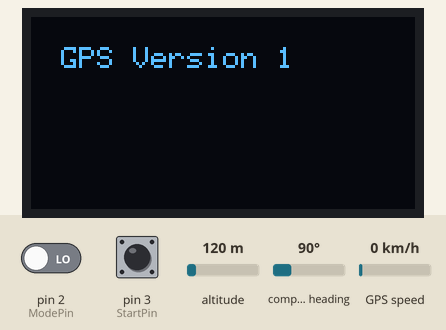
Simulated run of this sketch. Board: Arduino Uno, built with avr-gcc and run on an emulated ATmega328P. Shown: 128×64 one-colour display. Inputs (shaded band) come from the test bench; at power-on: pin 3 (StartPin) HIGH, pin 2 (ModePin) LOW, altitude 120 m, compass heading 90°, GPS speed 0 km/h. The GPS gets a fix after 3 s at 37.7749, -122.4194 with 8 satellites.

Above: at 9.2 s.
9.3 s: pin 3 (StartPin) pulled LOW for 0.25 s
At 10.3 s:
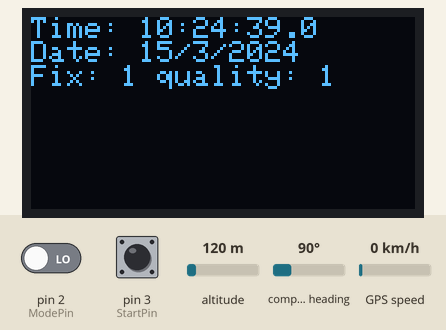
11.0 s: pin 3 (StartPin) pulled LOW for 1 s
At 11.5 s:
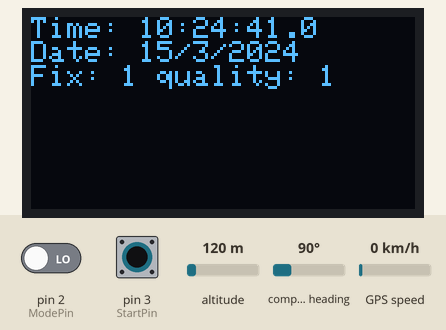
13.5 s: pin 2 (ModePin) driven HIGH and pin 3 (StartPin) driven LOW
At 14.11 s:
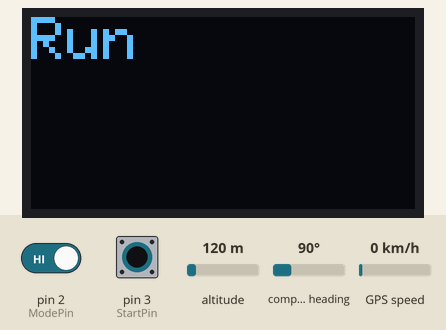
16.7 s: pin 2 (ModePin) driven LOW
18.4 s: pin 3 (StartPin) driven HIGH
At 19.1 s:
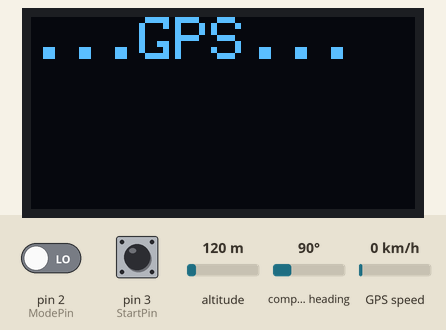
20.1 s: pin 3 (StartPin) driven LOW
At 22.3 s:
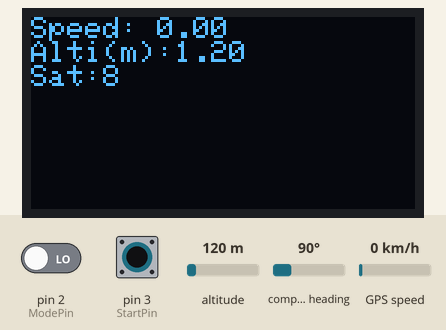
Timing chart, 0 to 23.8 s (numbered marks = the images above; inputs shaded):
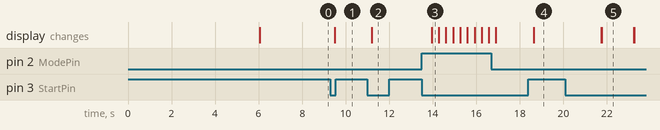

Measured:
- after the input at 9.3 s, the display: changes after 0.19 s (image 1)
- after the input at 11.0 s, the display: changes after 0.19 s (image 2)
- after the input at 13.5 s, the display: changes after 0.45 s (image 3)
- after the input at 18.4 s, the display: changes after 0.24 s (image 4)
- after the input at 20.1 s, the display: first changes after 1.6 s (image 5 shows a later state)

The sketch:

Version1_0.ino
```cpp
#include <SPI.h>
#include <Wire.h>

#include <Adafruit_GFX.h>
#include <Adafruit_SSD1306.h>

#include <Adafruit_GPS.h>
#include <SoftwareSerial.h>

SoftwareSerial mySerial(7, 9);
Adafruit_GPS GPS(&mySerial);
// Set GPSECHO to 'false' to turn off echoing the GPS data to the Serial console
// Set to 'true' if you want to debug and listen to the raw GPS sentences
#define GPSECHO  true

// If using software SPI (the default case):
#define OLED_MOSI   4
#define OLED_CLK   5
#define OLED_DC    6
#define OLED_CS    10
#define OLED_RESET 8
Adafruit_SSD1306 display(OLED_MOSI, OLED_CLK, OLED_DC, OLED_RESET, OLED_CS);

// Buttons
int ModePin = 2;
int StartPin = 3;


void setup()   {

  Serial.begin(115200);
  delay(5000);


  // 9600 NMEA is the default baud rate for Adafruit MTK GPS's- some use 4800
  GPS.begin(9600);

  // RMC (recommended minimum) and GGA (fix data) including altitude
  GPS.sendCommand(PMTK_SET_NMEA_OUTPUT_RMCGGA);

  // Set the update rate
  GPS.sendCommand(PMTK_SET_NMEA_UPDATE_1HZ);   // 1 Hz update rate

  // Request updates on antenna status, comment out to keep quiet
  GPS.sendCommand(PGCMD_ANTENNA);

  delay(1000);
  // Ask for firmware version
  mySerial.println(PMTK_Q_RELEASE);

  pinMode(ModePin, INPUT);
  pinMode(StartPin, INPUT);


  // by default, we'll generate the high voltage from the 3.3v line internally! (neat!)
  display.begin(SSD1306_SWITCHCAPVCC);
  // init done

  // Clear the buffer.
  display.clearDisplay();


  display.setTextSize(1);
  display.setTextColor(WHITE);
  display.setCursor(10,10);
  display.println("GPS Version 1");
  display.display();
  delay(2000);
  display.clearDisplay();
  // text display tests
}

int m = 0;

void loop() {

  char c = GPS.read();
  // if you want to debug, this is a good time to do it!
  if ((c) && (GPSECHO))
    Serial.write(c);

  // if a sentence is received, we can check the checksum, parse it...
  if (GPS.newNMEAreceived()) {
    // a tricky thing here is if we print the NMEA sentence, or data
    // we end up not listening and catching other sentences!
    // so be very wary if using OUTPUT_ALLDATA and trytng to print out data
    //Serial.println(GPS.lastNMEA());   // this also sets the newNMEAreceived() flag to false

    if (!GPS.parse(GPS.lastNMEA()))   // this also sets the newNMEAreceived() flag to false
      return;  // we can fail to parse a sentence in which case we should just wait for another
  }


  while (digitalRead(StartPin) == LOW) {
    if (digitalRead(ModePin) == HIGH) {
      m++;
      if (m==3)
        m=0;

      delay(300);
    }
    if (m == 1) {
      display.setTextSize(2);
      display.setTextColor(WHITE);
      display.setCursor(0,0);
      display.println("Run");
      display.display();
      display.clearDisplay();
    }
    else if (m == 2) {
      display.setTextSize(2);
      display.setTextColor(WHITE);
      display.setCursor(0,0);
      display.println("Bike");
      display.display();
      display.clearDisplay();
    }
    else if (m == 0){
      display.setTextSize(1);
      display.setTextColor(WHITE);
      display.setCursor(0,0);

      display.print("Time: ");
      display.print(GPS.hour, DEC); display.print(':');
      display.print(GPS.minute, DEC); display.print(':');
      display.print(GPS.seconds, DEC); display.print('.');
      display.println(GPS.milliseconds);
      display.print("Date: ");
      display.print(GPS.day, DEC); display.print('/');
      display.print(GPS.month, DEC); display.print("/20");
      display.println(GPS.year, DEC);
      display.print("Fix: "); display.print((int)GPS.fix);
      display.print(" quality: "); display.println((int)GPS.fixquality);
      display.display();
      display.clearDisplay();
        }
  }
  delay(200);
  switch (m) {
    case 1:

      while (digitalRead(ModePin) == LOW) {
        display.setTextSize(2);
        display.setTextColor(WHITE);
        display.setCursor(0,0);
        display.println("...GPS...");
        display.display();
        display.clearDisplay();
        if (GPS.fix){
          while (digitalRead(StartPin) == LOW) {
            display.setTextSize(2);
            display.setTextColor(WHITE);
            display.setCursor(0,0);
            display.println("Ready?");
            display.display();
            display.clearDisplay();
          }
          delay(200);
          run();
        }
      }
      break;
    case 2:
      display.setTextSize(2);
      display.setTextColor(WHITE);
      display.setCursor(0,0);
      display.println("Start Cycling");
      display.display();
      delay(2000);
      display.clearDisplay();
      break;
  }

}


void run()
{
  uint32_t timer = millis();
//  if (timer > millis())  timer = millis();
  while (digitalRead(StartPin) == LOW){
    char c = GPS.read();
  // if you want to debug, this is a good time to do it!
    if ((c) && (GPSECHO))
      Serial.write(c);

  // if a sentence is received, we can check the checksum, parse it...
    if (GPS.newNMEAreceived()) {
    // a tricky thing here is if we print the NMEA sentence, or data
    // we end up not listening and catching other sentences!
    // so be very wary if using OUTPUT_ALLDATA and trytng to print out data
    //Serial.println(GPS.lastNMEA());   // this also sets the newNMEAreceived() flag to false

      if (!GPS.parse(GPS.lastNMEA()))   // this also sets the newNMEAreceived() flag to false
        return;  // we can fail to parse a sentence in which case we should just wait for another
    }

  // if millis() or timer wraps around, we'll just reset it
    if (timer > millis())  timer = millis();

  // approximately every 2 seconds or so, print out the current stats
    if (millis() - timer > 1500) {
      timer = millis(); // reset the timer

      display.setTextSize(1);
      display.setTextColor(WHITE);
      display.setCursor(0,0);

      display.print("Time: ");
      display.print(GPS.hour, DEC); display.print(':');
      display.print(GPS.minute, DEC); display.print(':');
      display.print(GPS.seconds, DEC); display.print('.');
      display.println(GPS.milliseconds);
      display.print("Date: ");
      display.print(GPS.day, DEC); display.print('/');
      display.print(GPS.month, DEC); display.print("/20");
      display.println(GPS.year, DEC);
      display.print("Fix: "); display.print((int)GPS.fix);
      display.print(" quality: "); display.println((int)GPS.fixquality);
      display.display();
      display.clearDisplay();
      if (GPS.fix) {

        display.setTextSize(1);
        display.setTextColor(WHITE);
        display.setCursor(0,0);

      //display.print("Lat: ");
     // display.print(GPS.latitude, 4); //display.print(GPS.lat);
     // display.println("Lon:");
      //display.println(GPS.longitude, 4); display.print(GPS.lon);
        display.print("Speed: "); display.println(GPS.speed*1.852);
        display.print("Alti(m):"); display.println(GPS.altitude/100);
        display.print("Sat:"); display.println((int)GPS.satellites);
        display.display();
        display.clearDisplay();
      }
    }
  }

/*  display.setTextSize(2);
  display.setTextColor(WHITE);
  display.setCursor(0,0);
  display.println("02:13:56");

  display.setCursor(0,15);
  display.println("36.2K");

  display.setTextSize(1);
  display.setCursor(95,0);
  display.println("10sat");

  display.fillRect(102, 9, 15, 4,WHITE);
  display.fillRect(117, 10, 2, 2,WHITE);


  display.setTextSize(2);
  display.setCursor(75,15);
  display.println("5:24");


  display.display();
  delay(1000);
  display.clearDisplay();
*/

}
void fixi()
{
  char c = GPS.read();
  // if you want to debug, this is a good time to do it!
  if ((c) && (GPSECHO))
    Serial.write(c);

  // if a sentence is received, we can check the checksum, parse it...
  if (GPS.newNMEAreceived()) {
    // a tricky thing here is if we print the NMEA sentence, or data
    // we end up not listening and catching other sentences!
    // so be very wary if using OUTPUT_ALLDATA and trytng to print out data
    //Serial.println(GPS.lastNMEA());   // this also sets the newNMEAreceived() flag to false

    if (!GPS.parse(GPS.lastNMEA()))   // this also sets the newNMEAreceived() flag to false
      return;  // we can fail to parse a sentence in which case we should just wait for another
  }

}
```
